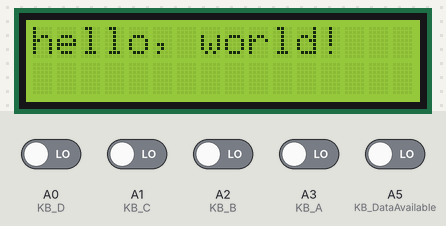
Recording of a sketch running on a simulated Arduino Uno, built with avr-gcc and run on an emulated ATmega328P. Shown: 16×2 character LCD. The inputs (shaded band) are chosen by the test bench; at power-on: A0 (KB_D), A1 (KB_C), A2 (KB_B), A3 (KB_A), A5 (KB_DataAvailable) LOW.

Above: at 1.2 s.
1.3 s: A5 (KB_DataAvailable) driven HIGH
At 1.7 s:
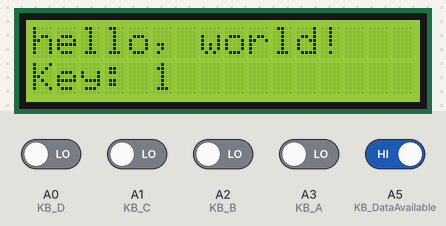
3.8 s: A0 (KB_D) driven HIGH
At 4.2 s:
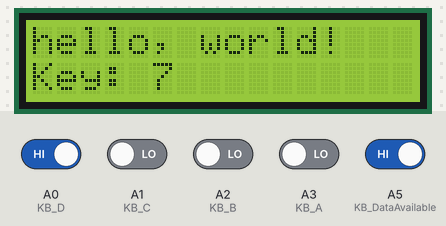
5.3 s: A1 (KB_C) driven HIGH
At 5.7 s:
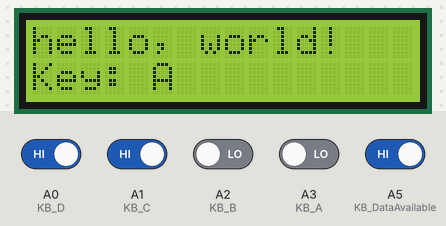
8.3 s: A2 (KB_B) driven HIGH
At 8.7 s:
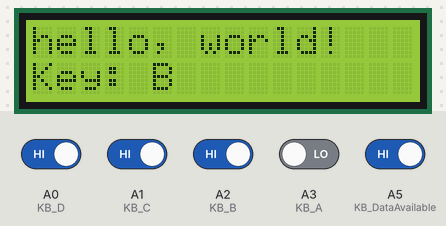
11.3 s: A3 (KB_A) driven HIGH
At 11.7 s:
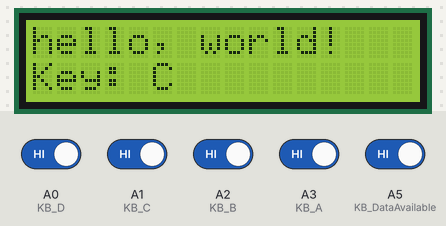
14.3 s: A0 (KB_D) driven LOW
At 14.7 s:
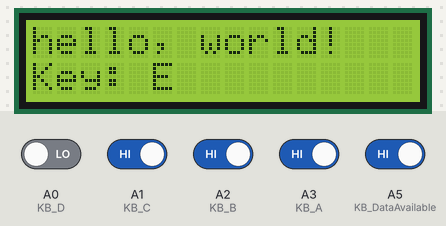
Timing chart, 0 to 17.3 s (numbered marks = the images above; inputs shaded):
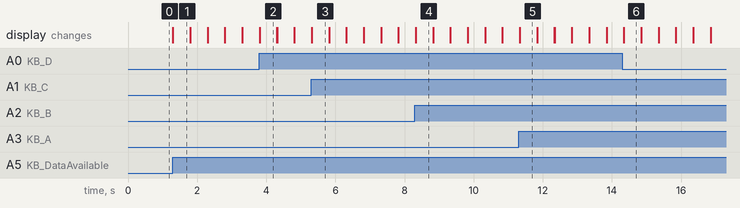

Measured:
- after the input at 1.3 s, the display: changes at once (image 1)
- after the input at 3.8 s, the display: first differs from a run without the input at once (image 2)
- after the input at 5.3 s, the display: first differs from a run without the input at once (image 3)
- after the input at 8.3 s, the display: first differs from a run without the input at once (image 4)
- after the input at 11.3 s, the display: first differs from a run without the input at once (image 5)
- after the input at 14.3 s, the display: first differs from a run without the input after 0.05 s (image 6)
- what the display in image 1 shows lasts 0.5 s, from 1.3 s to 1.8 s

The sketch:

LCD_KB_test.ino
```cpp
#include <LiquidCrystal.h>

// LCD pins
const int rs = 6, en = 7, d4 = 5, d5 = 4, d6 = 13, d7 = 12;
LiquidCrystal lcd(rs, en, d4, d5, d6, d7);

// Keypad pins
int KB_DataAvailable = A5;
int KB_A = A3;
int KB_B = A2;
int KB_C = A1;
int KB_D = A0;

// Keypad layout
char keys[] = {'1','2','3','F',
               '4','5','6','E',
               '7','8','9','D',
               'A','0','B','C'};

void setup() {
  pinMode(KB_DataAvailable, INPUT);
  pinMode(KB_A, INPUT);
  pinMode(KB_B, INPUT);
  pinMode(KB_C, INPUT);
  pinMode(KB_D, INPUT);

  lcd.begin(16, 2);
  lcd.print("hello, world!");
}

void loop() {
  if (digitalRead(KB_DataAvailable)) {
    char key = KB_Read();
    lcd.setCursor(0, 1);
    lcd.print("Key: ");
    lcd.print(key);
    delay(500);
    lcd.setCursor(5, 1);
    lcd.print("     ");
  }
}

char KB_Read() {
  int ka = digitalRead(KB_A);
  int kb = digitalRead(KB_B);
  int kc = digitalRead(KB_C);
  int kd = digitalRead(KB_D);
  int index = ka + kb * 2 + kc * 4 + kd * 8;
  return keys[index];
}
```
